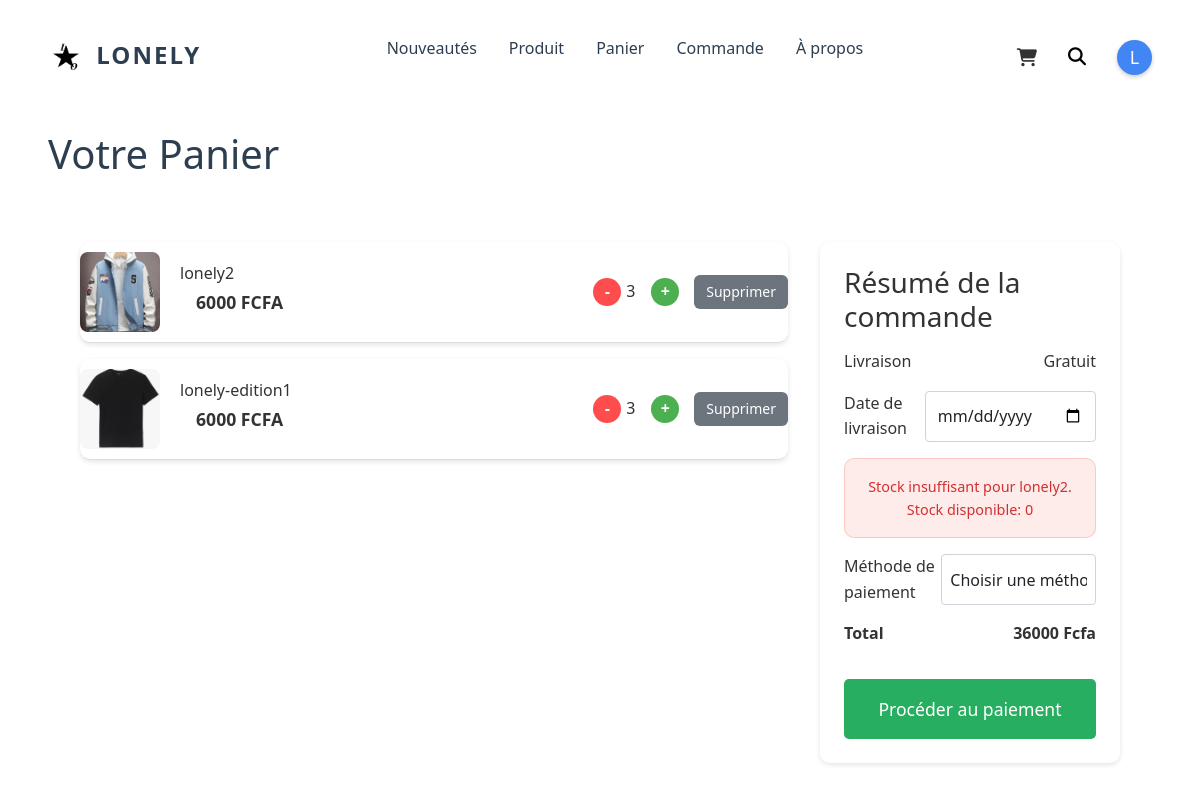
The app's page /commande/placer/ (signed in) with its own data.
### app/models.py (models this page shows, shortened)
class CartItem(models.Model):
    cart = models.ForeignKey(Cart, on_delete=models.CASCADE, related_name='items')
    product = models.ForeignKey(Product, on_delete=models.CASCADE)
    quantity = models.PositiveIntegerField(default=1)

class Product(models.Model):
    category = models.ForeignKey(Category, on_delete=models.CASCADE, related_name='products')
    name = models.CharField(max_length=200)
    description = models.TextField(blank=True, null=True)
    price = models.IntegerField()
    image = models.ImageField(upload_to='products/', blank=True, null=True)
    stock = models.PositiveIntegerField(default=0)
    sizes = models.CharField(max_length=100, default='S,M,L,XL,XXL', blank=True)

### app/views.py (the view, shortened to what this page needs)
# urls.py: path('commande/placer/', views.place_order, name='placer_commande'),
@login_required
def place_order(request):
    cart = get_object_or_404(Cart, user=request.user)
    items = cart.items.all()
    if not items:
        return redirect('panier')
    for item in items:
        if item.quantity > item.product.stock:
            return render(request, 'Panier/panier.html', {
                'items': items,
                'total': sum(item.product.price * item.quantity for item in items),
                'error': f'Stock insuffisant pour {item.product.name}. Stock disponible: {item.product.stock}'
            })

### app/templates/Panier/panier.html (shortened to what this page needs)
<!DOCTYPE html>
    {% load static %}
<html lang="fr">
<head>
    <link rel="stylesheet" href="https://cdnjs.cloudflare.com/ajax/libs/font-awesome/6.7.2/css/all.min.css"
 />
    <link href="https://cdn.jsdelivr.net/npm/bootstrap@5.0.2/dist/css/bootstrap.min.css" rel="stylesheet"
>
    <link rel="stylesheet" href="{% static 'style/style1.css' %}" />
    <link rel="stylesheet" href="{% static 'style/style.css' %}" />
    <link rel="stylesheet" href="{% static 'style/styles.css' %}">
</head>
<body>
    <header>
        <nav>
            <div class="logo">
                <img src="{% static 'image/logo.png' %}" alt="Lonely Logo" style="width: 40px; height: 40px; object-fit: contain;">
                LONELY
            </div>
            <ul class="nav-links">
                <li><a href="{% url 'index' %}">Nouveautés</a></li>
                <li><a href="{% url 'produit' %}">Produit</a></li>
                <li><a href="{% url 'panier' %}">Panier</a></li>
                <li><a href="{% url 'commande' %}">Commande</a></li>
                <li><a href="#apropos">À propos</a></li>
            </ul>
<div class="icons">
    <a href="{% url 'panier' %}">
        <i class="fa-solid fa-cart-shopping"></i>
    </a>
    <div class="input-wrapper">
        <button type="button" class="icon">
            <i class="fa-solid fa-magnifying-glass"></i>
        </button>
        <input placeholder="search..." class="input" name="text" type="text">
    </div>
    {% if user.is_authenticated %}
            <div class="user-profile-button">
                <a href="#" class="user-initial" style="background-color: #4285f4; color: white; width: 35px; height: 35px; border-radius: 50%; display: flex; align-items: center; justify-content: center; text-decoration: none; font-weight: 500; box-shadow: 0 2px 4px rgba(0,0,0,0.2);">
                    {{ user.username|first|upper }}
                </a>
            </div>
    {% else %}
            <a href="{% url 'login' %}" class="login-button" style="text-decoration: none;">
                <i class="fa-solid fa-user"></i>
            </a>
    {% endif %}
</div>
</nav>
<main class="cart-page">
    <h1>Votre Panier</h1>
    <div class="cart-container">
        <div class="cart-items">
            {% if not items %}
                <p>Votre panier est vide.</p>
            {% else %}
                {% for item in items %}
                <div class="cart-item" style="display: flex; align-items: center; gap: 20px; border-bottom: 1px solid #ddd; padding: 10px 0;">
                    <img src="{{ item.product.image.url }}" alt="{{ item.product.name }}" style="width: 80px; height: 80px; object-fit: cover; border-radius: 8px;">
                    <div class="item-details" style="flex-grow: 1;">
                        <h3 style="margin: 0; font-size: 16px;">{{ item.product.name }}</h3>
                        <p class="price" style="margin: 4px 0; font-weight: bold; color: #333;">{{ item.product.price }} FCFA</p>
                    </div>
                    <div style="display: flex; align-items: center; gap: 15px;">
                        <form method="post" action="{% url 'update_quantity' item.id %}" style="display: flex; align-items: center; gap: 5px;">
                            <button type="submit" name="action" value="decrease"
                                style="width: 28px; height: 28px; border-radius: 50%; background-color: #ff4d4d; color: white; border: none; cursor: pointer; font-size: 16px; font-weight: bold;">
                                -
                            </button>
                            <span class="quantity" style="font-size: 16px; font-weight: 500; min-width: 20px; text-align: center;">{{ item.quantity }}</span>
                            <button type="submit" name="action" value="increase"
                                style="width: 28px; height: 28px; border-radius: 50%; background-color: #4CAF50; color: white; border: none; cursor: pointer; font-size: 16px; font-weight: bold;">
                                +
                            </button>
                        </form>
                        <form method="post" action="{% url 'supprimer_panier' item.id %}">
                            <button type="submit"
                                style="padding: 6px 12px; background-color: #6c757d; color: white; border: none; border-radius: 6px; cursor: pointer; font-size: 14px;">
                                Supprimer
                            </button>
                        </form>
                    </div>
                </div>
                {% endfor %}
            {% endif %}
        </div>
        <div class="cart-summary">
            <h3>Résumé de la commande</h3>
            <div class="summary-line">
                <span>Livraison</span>
                <span>Gratuit</span>
            </div>
            <div class="summary-line">
                <span>Date de livraison</span>
                <input type="date"
                       name="date_livraison"
                       id="date_livraison"
                       class="form-control"
                       required>
            </div>
            {% if error %}
            <div class="alert alert-danger">
                {{ error }}
            </div>
            {% endif %}
            <form method="POST" action="{% url 'placer_commande' %}" id="payment-form" onsubmit="return validateForm()">
                <div class="summary-line">
                    <span>Méthode de paiement</span>
                    <select name="payment_method" id="payment_method" class="form-control" required>
                        <option value="">Choisir une méthode</option>
                    </select>
                </div>
                <div class="summary-line">
                    <b><span>Total</span></b>
                    <b><span>{{ total }} Fcfa</span></b>
                </div>
                <button type="submit" class="checkout-button">Procéder au paiement</button>
            </form>
        </div>
    </div>
</main>
{% load static %}
{% load static %}
</body>
</html>

### app/static/style/style1.css (style rules this page uses)
:root { --primary-color: #333; --background-color: #fff; --accent-color: #666; --spacing: 2rem; }
* { margin: 0; padding: 0; box-sizing: border-box; }
body { font-family: 'Inter', sans-serif; line-height: 1.6; color: var(--primary-color); background-color: var(--background-color); }
header { padding: 1rem var(--spacing); position: fixed; width: 100%; background: rgba(255, 255, 255, 0.95); z-index: 1000; top: 0; }
main { padding-top: calc(70px + 1rem); }
nav { display: flex; justify-content: space-between; align-items: center; max-width: 1200px; margin: 0 auto; }
.icons { display: flex; align-items: center; gap: 15px; font-size: large; }
.input-wrapper { display: flex; align-items: center; justify-content: center; gap: 22px; position: relative; }
.input { border-style: none; height: 50px; width: 50px; padding: 10px; outline: none; border-radius: 50%; transition: .5s ease-in-out; font-size: 17px; padding-right: 40px; color: #000000; }
.input::placeholder, .input { font-family: 'Trebuchet MS', 'Lucida Sans Unicode', 'Lucida Grande', 'Lucida Sans', Arial, sans-serif; font-size: 17px; }
.input::placeholder { color: #8f8f8f; }
.icon { display: flex; align-items: center; justify-content: center; position: absolute; font-size: large; right: 0px; cursor: pointer; width: 50px; height: 50px; outline: none; border-style: none; border-radius: 50%; pointer-events: painted; background-color: transparent; transition: .2s linear; }
.logo { font-size: 1.5rem; font-weight: bold; letter-spacing: 2px; }
nav ul.nav-links { display: flex; gap: 2rem; list-style: none; }
nav a { text-decoration: none; color: var(--primary-color); font-weight: 500; }
.cart-container { display: flex; gap: 2rem; max-width: 1200px; margin: 0 auto; padding: 2rem; }
.alert { margin: 1rem 0; padding: 1rem; border-radius: 10px; text-align: center; font-size: 0.9rem; }
.alert-danger { background-color: rgba(244, 67, 54, 0.1); color: #d32f2f; border: 1px solid rgba(244, 67, 54, 0.2); }
.alert { transition: opacity 0.3s ease-in-out; }
#payment_method { width: 100%; padding: 0.5rem; border: 1px solid #ced4da; border-radius: 4px; background-color: white; font-size: 1rem; }
.checkout-button { width: 100%; padding: 1rem; background-color: #0d6efd; color: white; border: none; border-radius: 4px; font-size: 1.1rem; font-weight: 500; cursor: pointer; transition: background-color 0.3s ease; text-decoration: none; display: inline-block; text-align: center; }

### app/static/style/style.css (style rules this page uses)
:root { --primary-color: #333; --background-color: #fff; --accent-color: #666; --spacing: 2rem; }
* { margin: 0; padding: 0; box-sizing: border-box; }
body { font-family: 'Inter', sans-serif; line-height: 1.6; color: var(--primary-color); background-color: var(--background-color); }
header { padding: 1rem var(--spacing); position: fixed; width: 100%; background: rgba(255, 255, 255, 0.95); z-index: 1000; }
nav { display: flex; justify-content: space-between; align-items: center; max-width: 1200px; margin: 0 auto; }
.logo { font-size: 1.5rem; font-weight: bold; letter-spacing: 2px; }
nav ul { display: flex; list-style: none; gap: 2rem; }
nav a { text-decoration: none; color: var(--primary-color); font-weight: 500; }

### records on screen
CartItem: product.image (picture), product.name "lonely2", product.price "6000", quantity "3"
CartItem: product.image (picture), product.name "lonely-edition1", product.price "6000", quantity "3"

### other values on screen
{{ user.username|first|upper }} "L"
{{ error }} "Stock insuffisant pour lonely2. Stock disponible: 0"
{{ total }} "36000"
